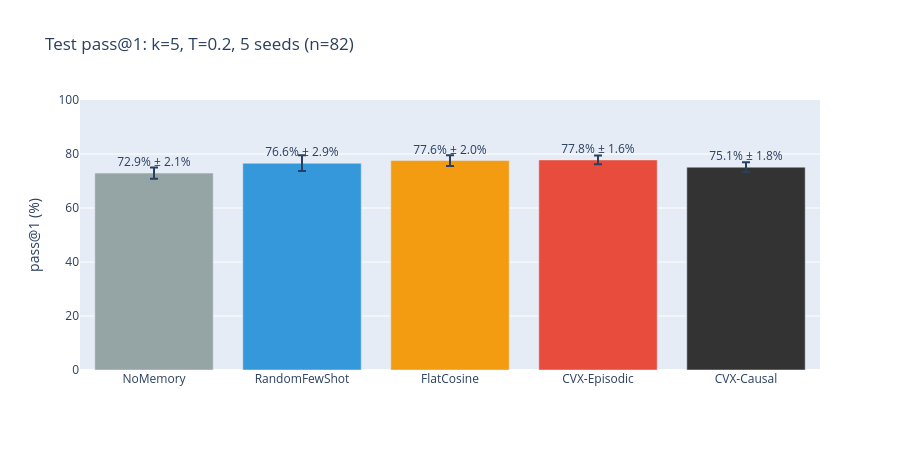
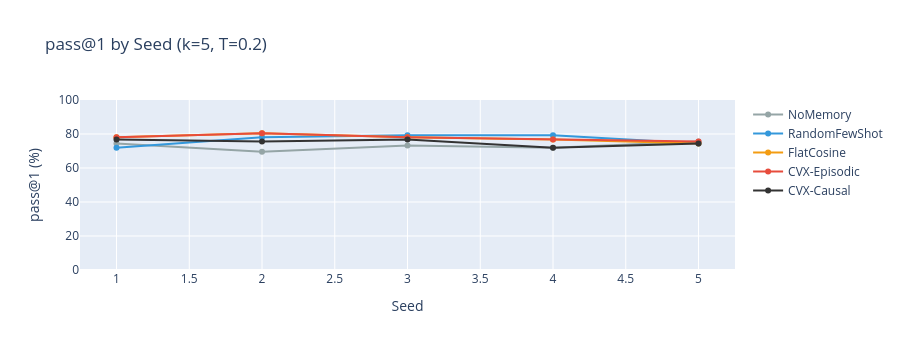

Notebook code for these charts, in order:
### Markdown cell above
## 7. Results Visualization

### Code cell
# Bar chart with error bars
colors = {'NoMemory': '#95a5a6', 'RandomFewShot': '#3498db', 'FlatCosine': '#f39c12', 'CVX-Episodic': '#e74c3c'}

fig = go.Figure()
for _, row in df_test.iterrows():
    fig.add_trace(go.Bar(
        x=[row['condition']], y=[row['mean'] * 100],
        error_y=dict(type='data', array=[row['std'] * 100], visible=True),
        name=row['condition'],
        marker_color=colors.get(row['condition'], '#333'),
        text=f'{row["mean"]:.1%} ± {row["std"]:.1%}',
        textposition='outside',
    ))

fig.update_layout(
    title=f'Test pass@1: k={best_k}, T={TEMPERATURE}, {N_SEEDS} seeds (n={len(test_problems)})',
    yaxis_title='pass@1 (%)', yaxis=dict(range=[0, 100]),
    height=450, showlegend=False,
)
fig.show()

# Per-seed line plot
fig2 = go.Figure()
for _, row in df_test.iterrows():
    fig2.add_trace(go.Scatter(
        x=list(range(1, N_SEEDS + 1)), y=[s * 100 for s in row['seeds']],
        mode='lines+markers', name=row['condition'],
        line=dict(color=colors.get(row['condition'], '#333')),
    ))

fig2.update_layout(
    title=f'pass@1 by Seed (k={best_k}, T={TEMPERATURE})',
    xaxis_title='Seed', yaxis_title='pass@1 (%)',
    yaxis=dict(range=[0, 100]), height=350,
)
fig2.show()

### Figure 1 — Plotly figure (JSON) as saved in the notebook; plotly's stock layout.template omitted (floating-point values rounded to 4 significant figures)
{"data": [{"error_y": {"array": [2.098], "type": "data", "visible": true}, "marker": {"color": "#95a5a6"}, "name": "NoMemory", "text": "72.9% ± 2.1%", "textposition": "outside", "type": "bar", "x": ["NoMemory"], "y": [72.93]}, {"error_y": {"array": [2.927], "type": "data", "visible": true}, "marker": {"color": "#3498db"}, "name": "RandomFewShot", "text": "76.6% ± 2.9%", "textposition": "outside", "type": "bar", "x": ["RandomFewShot"], "y": [76.59]}, {"error_y": {"array": [1.981], "type": "data", "visible": true}, "marker": {"color": "#f39c12"}, "name": "FlatCosine", "text": "77.6% ± 2.0%", "textposition": "outside", "type": "bar", "x": ["FlatCosine"], "y": [77.56]}, {"error_y": {"array": [1.618], "type": "data", "visible": true}, "marker": {"color": "#e74c3c"}, "name": "CVX-Episodic", "text": "77.8% ± 1.6%", "textposition": "outside", "type": "bar", "x": ["CVX-Episodic"], "y": [77.8]}, {"error_y": {"array": [1.825], "type": "data", "visible": true}, "marker": {"color": "#333"}, "name": "CVX-Causal", "text": "75.1% ± 1.8%", "textposition": "outside", "type": "bar", "x": ["CVX-Causal"], "y": [75.12]}], "layout": {"height": 450, "showlegend": false, "title": {"text": "Test pass@1: k=5, T=0.2, 5 seeds (n=82)"}, "yaxis": {"range": [0, 100], "title": {"text": "pass@1 (%)"}}}}

### Figure 2 — Plotly figure (JSON) as saved in the notebook; plotly's stock layout.template omitted (floating-point values rounded to 4 significant figures)
{"data": [{"line": {"color": "#95a5a6"}, "mode": "lines+markers", "name": "NoMemory", "type": "scatter", "x": [1, 2, 3, 4, 5], "y": [74.39, 69.51, 73.17, 71.95, 75.61]}, {"line": {"color": "#3498db"}, "mode": "lines+markers", "name": "RandomFewShot", "type": "scatter", "x": [1, 2, 3, 4, 5], "y": [71.95, 78.05, 79.27, 79.27, 74.39]}, {"line": {"color": "#f39c12"}, "mode": "lines+markers", "name": "FlatCosine", "type": "scatter", "x": [1, 2, 3, 4, 5], "y": [78.05, 80.49, 78.05, 76.83, 74.39]}, {"line": {"color": "#e74c3c"}, "mode": "lines+markers", "name": "CVX-Episodic", "type": "scatter", "x": [1, 2, 3, 4, 5], "y": [78.05, 80.49, 78.05, 76.83, 75.61]}, {"line": {"color": "#333"}, "mode": "lines+markers", "name": "CVX-Causal", "type": "scatter", "x": [1, 2, 3, 4, 5], "y": [76.83, 75.61, 76.83, 71.95, 74.39]}], "layout": {"height": 350, "title": {"text": "pass@1 by Seed (k=5, T=0.2)"}, "xaxis": {"title": {"text": "Seed"}}, "yaxis": {"range": [0, 100], "title": {"text": "pass@1 (%)"}}}}
